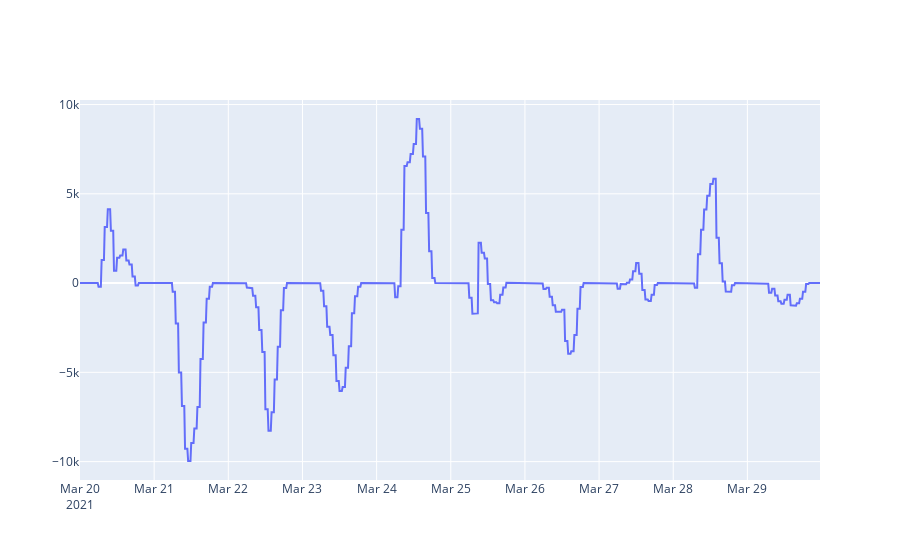

The notebook cell this image was saved under:
### Code cell
data = go.Scatter(x=df['diff'].index, y=df['diff'])
go.Figure(data)

### Figure 1 — Plotly figure (JSON) as saved in the notebook; plotly's stock layout.template omitted (floating-point values rounded to 4 significant figures; data arrays with more than 128 entries replaced by an {"elided": "..."} marker saying what was removed)
{"data": [{"type": "scatter", "x": {"elided": "955 str values"}, "y": {"elided": "955 float values"}}], "layout": {}}
